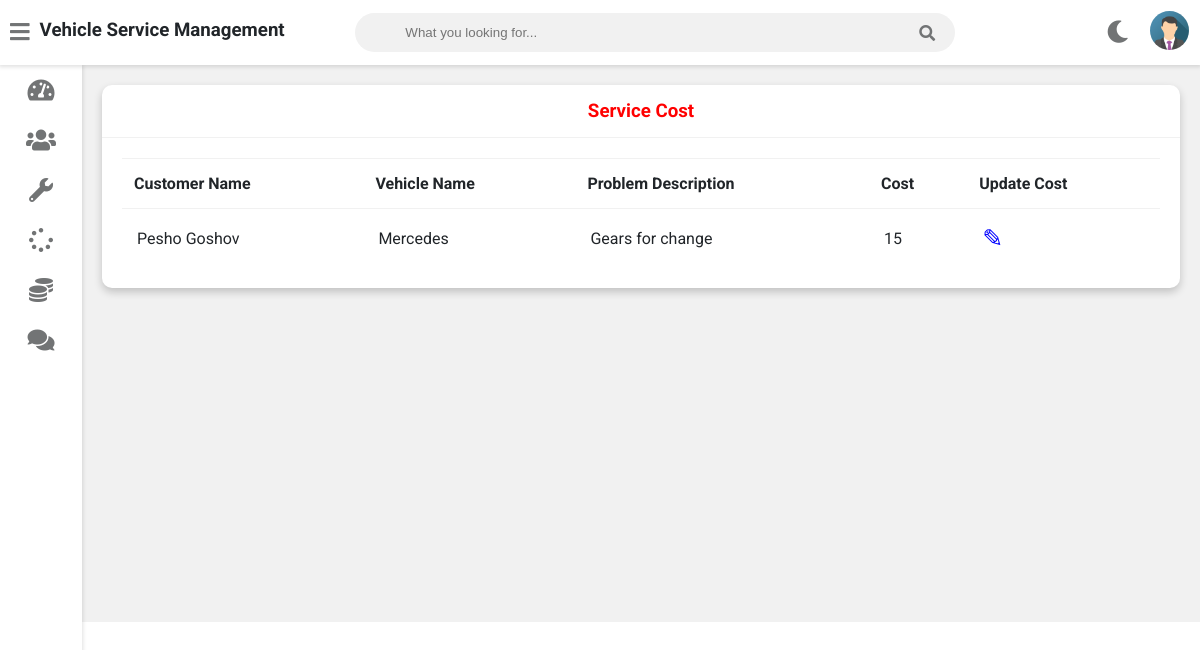
The page /admin-view-service-cost (signed in) on the database as committed earlier.
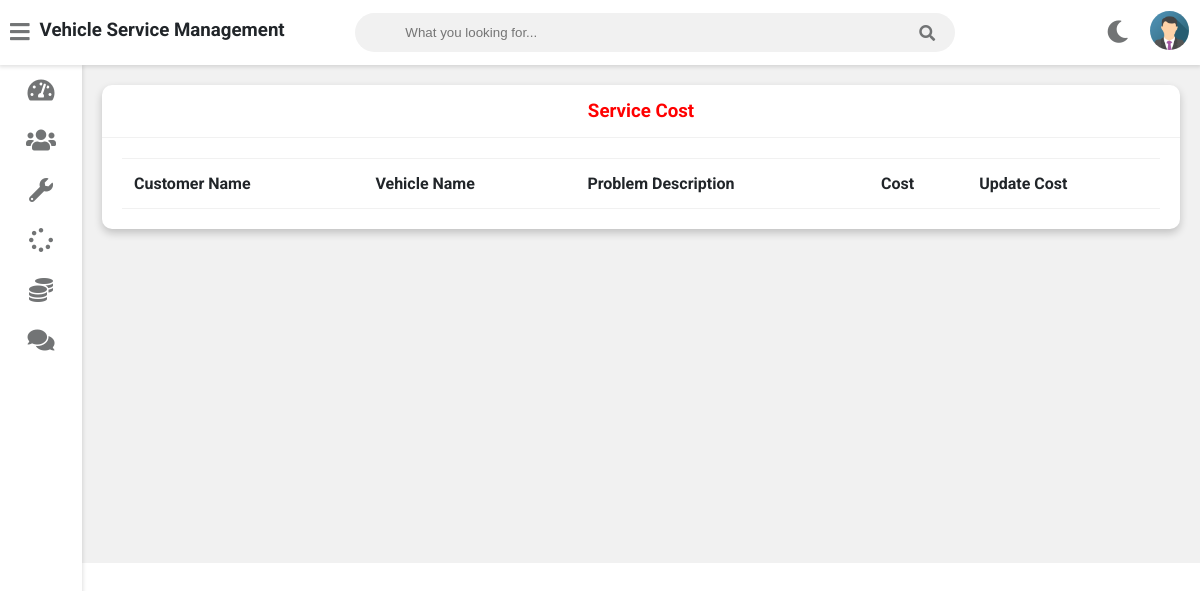
The same page on the database as committed later.
### Vehicle_service/admin_user/models.py (models this page shows, shortened)
class Customer(models.Model):
    user = models.OneToOneField(User, on_delete=models.CASCADE)
    profile_pic = models.ImageField(upload_to='profile_pic/CustomerProfilePic/', null=True, blank=True)
    address = models.CharField(max_length=40)
    mobile = models.CharField(max_length=20, null=False)
    @property
    def get_name(self):
        return self.user.first_name + " " + self.user.last_name
    def __str__(self):
        return self.user.first_name

class Request(models.Model):
    cat = (('two wheeler with gear', 'two wheeler with gear'), ('two wheeler without gear', 'two wheeler without gear'),
           ('three wheeler', 'three wheeler'), ('four wheeler', 'four wheeler'))
    category = models.CharField(max_length=50, choices=cat)
    vehicle_no = models.PositiveIntegerField(null=False)
    vehicle_name = models.CharField(max_length=40, null=False)
    vehicle_model = models.CharField(max_length=40, null=False)
    vehicle_brand = models.CharField(max_length=40, null=False)
    problem_description = models.CharField(max_length=500, null=False)
    date = models.DateField(auto_now=True)
    cost = models.PositiveIntegerField(null=True)
    customer = models.ForeignKey('Customer', on_delete=models.CASCADE, null=True)
    mechanic = models.ForeignKey('Mechanic', on_delete=models.CASCADE, null=True)
    stat = (
        ('Pending', 'Pending'), ('Approved', 'Approved'), ('Repairing', 'Repairing'),
        ('Repairing Done', 'Repairing Done'),
        ('Released', 'Released'))
    status = models.CharField(max_length=50, choices=stat, default='Pending', null=True)

### Vehicle_service/admin_user/views.py (the view)
# urls.py: path('admin-view-service-cost', views.admin_view_service_cost_view, name='admin-view-service-cost'),
@login_required(login_url='adminlogin')
def admin_view_service_cost_view(request):
    enquiry = models.Request.objects.all().order_by('-id')
    customers = []
    for enq in enquiry:
        customer = models.Customer.objects.get(id=enq.customer_id)
        customers.append(customer)
    print(customers)
    return render(request, 'vehicle/../../templates/admin/admin_view_service_cost.html', {'data': zip(customers, enquiry)})

### templates/admin/admin_view_service_cost.html
{% extends 'admin/adminbase.html' %}
{% block content %}
	<div class="wrapper">
		<div class="row">
			<div class="col-12 col-m-12 col-sm-12">
				<div class="card">
					<div class="card-header">
						<h3 style="color:red; text-align:center" >Service Cost
						</h3>
					</div>
					<div class="card-content">
						<table>
							<thead>
                <tr>
                  <th>Customer Name</th>
                  <th>Vehicle Name</th>
                  <th>Problem Description</th>
                  <th>Cost</th>
                  <th>Update Cost</th>
                </tr>
							</thead>
							<tbody>
                {% for c,r in data %}
                <tr>
                  <td> {{c.get_name}}</td>
                  <td> {{r.vehicle_name}}</td>
                  <td>{{r.problem_description}}</td>
                  <td>{{r.cost}}</td>
                  <td><a  style="color:blue; text-decoration:none;font-size:25px;" href="{% url 'update-cost' r.id  %}">&#9998;</a></td>
                </tr>
                {% endfor %}
							</tbody>
						</table>
					</div>
				</div>
			</div>
		</div>
<br><br><br><br><br><br><br><br><br><br><br><br><br><br><br><br>
	</div>
{% endblock content %}

Rows that differ between the two databases and show on the page:
removed Customer: get_name "Pesho Goshov", vehicle_name "Mercedes", problem_description "Gears for change", cost "15"
